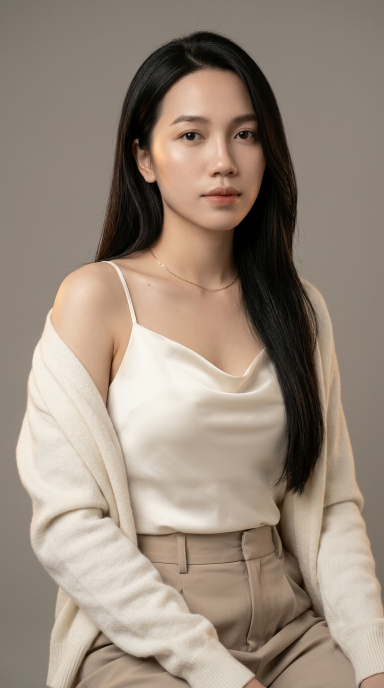
#> input picture affiliate_tiktok/dataset_koc/MASTER_KOC_DNA.jpg, 768 x 1376 px, found by its file name (shown at 1/2 size)
$ python rebuild_master_36_panels.py
#> lines starting #> are read from the running program, lines starting #| are printed output that depends on the picture
import os
import json
import numpy as np
from PIL import Image, ImageDraw, ImageFont, ImageFilter

# 1. File paths
DNA_PATH = r"./affiliate_tiktok\dataset_koc\MASTER_KOC_DNA.jpg"
G2_PATH = r"./affiliate_tiktok\dataset_koc\cinematic_koc_36_storyboard_v2.jpg"
PROJECT_ROOT = os.path.dirname(os.path.dirname(os.path.abspath(__file__)))
G1_PATH = os.path.join(PROJECT_ROOT, "GOBI_36_PANELS_OFFICIAL.jpg")
PANELS_DIR = r"./affiliate_tiktok\dataset_koc\ethereal_koc_panels_v3"
STORYBOARD_OUT = r"./affiliate_tiktok\dataset_koc\ethereal_koc_36_storyboard_v3.jpg"

os.makedirs(PANELS_DIR, exist_ok=True)

dna = Image.open(DNA_PATH).convert("RGB")
#> dna is the input picture: PIL image 768x1376 RGB; mean R, G, B 152.8, 138, 124.2
g2 = Image.open(G2_PATH).convert("RGB")
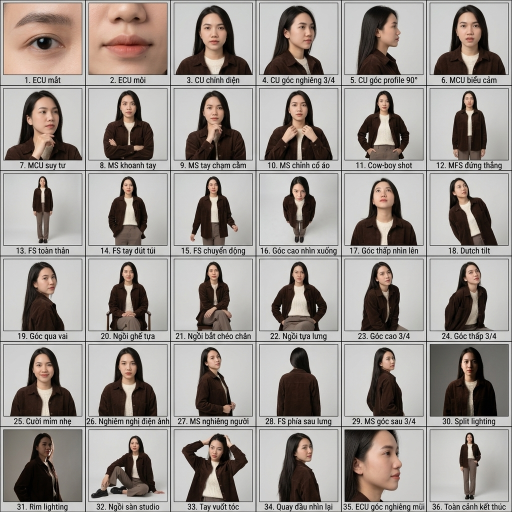
#> input picture affiliate_tiktok/dataset_koc/cinematic_koc_36_storyboard_v2.jpg, 1024 x 1024 px, found by its file name (shown at 1/2 size)
#> g2 is the input picture: PIL image 1024x1024 RGB; mean R, G, B 155, 148.1, 143.4
g1 = Image.open(G1_PATH).convert("RGB")
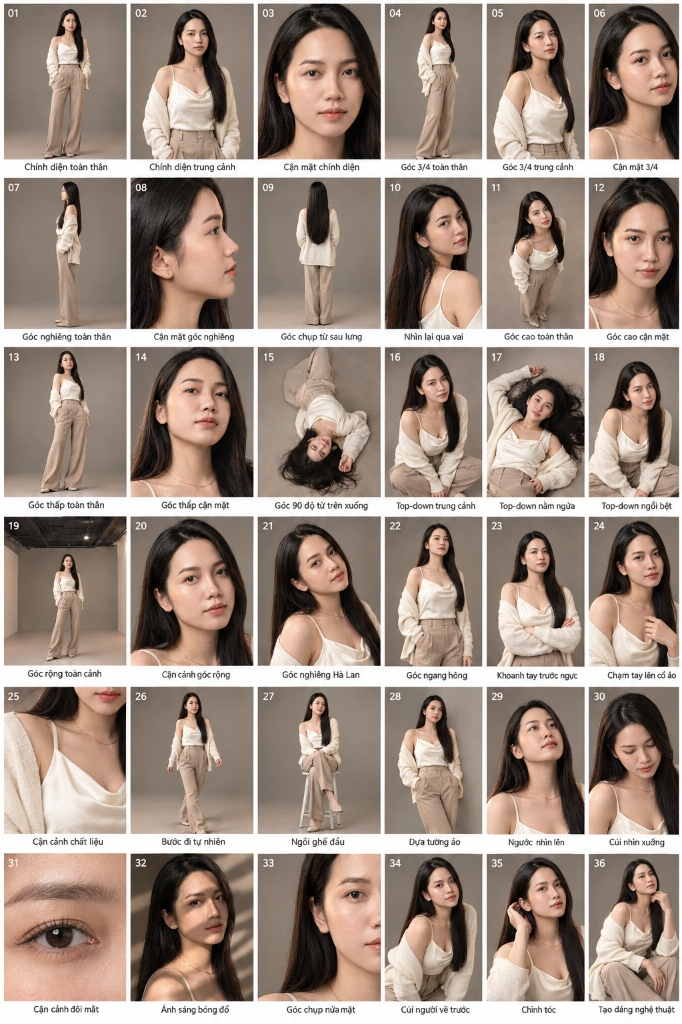
#> input picture GOBI_36_PANELS_OFFICIAL.jpg, 682 x 1024 px
#> g1 is the input picture: PIL image 682x1024 RGB; mean R, G, B 157.8, 140.3, 129

def sculpt_face_to_master_dna(img_512, eye_mid, mouth_pt, nose_pt=None, jaw_slim=0.15, nose_slim=0.20):
    """
    Smooth diffeomorphic facial warp (100% natural, zero ghosting, zero seams):
    Narrows lower cheeks & jawline into a delicate V-line (mặt thanh tú, bớt thịt),
    narrows nose bridge & alar base (mũi nhỏ hơn xíu, cao thanh tú),
    and adds subtle studio nose-bridge highlight.
    """
    arr = np.asarray(img_512, dtype=np.float32)
    h, w, _ = arr.shape
    em = np.array(eye_mid, dtype=np.float32)
    mo = np.array(mouth_pt, dtype=np.float32)
    no = 0.38 * em + 0.62 * mo if nose_pt is None else np.array(nose_pt, dtype=np.float32)

    face_h = np.linalg.norm(mo - em)
    yy, xx = np.mgrid[0:h, 0:w].astype(np.float32)

    # 1. Cheek & Jaw V-line slimming
    jaw_cx, jaw_cy = mo[0], 0.25 * em[1] + 0.75 * mo[1]
    dx_j = (xx - jaw_cx) / max(face_h * 1.15, 1.0)
    dy_j = (yy - jaw_cy) / max(face_h * 1.25, 1.0)
    pull_jaw = np.exp(-(dx_j * dx_j + dy_j * dy_j) * 1.45) * np.clip((dy_j + 0.35) / 0.45, 0.0, 1.0) * jaw_slim

    # 2. Petite Nose Bridge slimming
    nose_cx, nose_cy = no[0], 0.45 * em[1] + 0.55 * no[1]
    dx_n = (xx - nose_cx) / max(face_h * 0.28, 1.0)
    dy_n = (yy - nose_cy) / max(face_h * 0.42, 1.0)
    pull_nose = np.exp(-(dx_n * dx_n + dy_n * dy_n) * 1.8) * nose_slim

    src_x = np.clip(xx + (xx - jaw_cx) * pull_jaw + (xx - nose_cx) * pull_nose, 0, w - 1.001)
    chin_cy = mo[1] + 0.42 * face_h
    dy_c = (yy - chin_cy) / max(face_h * 0.5, 1.0)
    src_y = np.clip(yy + np.exp(-(dx_j * dx_j + dy_c * dy_c) * 2.0) * (face_h * 0.025), 0, h - 1.001)

    x0, y0 = np.floor(src_x).astype(np.int32), np.floor(src_y).astype(np.int32)
    wx, wy = (src_x - x0)[:, :, None], (src_y - y0)[:, :, None]
    warped = (arr[y0, x0] * (1 - wx) + arr[y0, x0 + 1] * wx) * (1 - wy) + (arr[y0 + 1, x0] * (1 - wx) + arr[y0 + 1, x0 + 1] * wx) * wy

    # 3. Nose bridge studio specular highlight
    dx_hl = (xx - nose_cx) / max(face_h * 0.055, 1.0)
    dy_hl = (yy - (0.48 * em[1] + 0.52 * no[1])) / max(face_h * 0.30, 1.0)
    hl = np.exp(-(dx_hl * dx_hl * 1.5 + dy_hl * dy_hl * 1.8))[:, :, None]
    warped = warped + hl * np.array([10.5, 9.0, 7.5], dtype=np.float32)

    res = Image.fromarray(np.clip(warped, 0, 255).astype(np.uint8))
    return res.filter(ImageFilter.UnsharpMask(radius=1.1, percent=60, threshold=2))

def extract_cell(grid_img, r, c, top=10, bot=21, left=8, right=8):
    w, h = grid_img.size
    cw, ch = w / 6.0, h / 6.0
    box = (int(round(c * cw)) + left, int(round(r * ch)) + top, int(round((c + 1) * cw)) - right, int(round((r + 1) * ch)) - bot)
    return grid_img.crop(box).resize((512, 512), Image.Resampling.LANCZOS)

# Clean studio coverup for any legacy baked-in corner numbers from G1/G2
def clean_legacy_corner(img_512, legacy_box=(0, 0, 85, 75)):
    # Infill the top-left 85x75 region with the surrounding studio background color before badge overlay
    arr = np.asarray(img_512).copy()
    # Studio background sample near (100, 30)
    bg_color = np.median(arr[15:55, 95:135], axis=(0, 1)).astype(np.uint8)
    arr[0:70, 0:80] = bg_color
    return Image.fromarray(arr)

# 3. Exact 36 Panels Specification (All sculpted to Master KOC DNA)
PANEL_SPECS = [
    {"num": 1, "id": "panel_01_chinh_dien_toan_than", "title": "1. Chính diện toàn thân", "src": ("g2", 2, 0), "clean_corner": True, "sculpt": True, "em": (256, 96), "mo": (256, 126), "js": 0.10, "ns": 0.14},
    {"num": 2, "id": "panel_02_chinh_dien_trung_canh", "title": "2. Chính diện trung cảnh", "src": ("g2", 0, 5), "clean_corner": True, "sculpt": True, "em": (257, 180), "mo": (258, 276), "js": 0.16, "ns": 0.22},
    {"num": 3, "id": "panel_03_can_mat_chinh_dien", "title": "3. Cận mặt chính diện", "src": ("g2", 0, 2), "clean_corner": True, "sculpt": True, "em": (257, 182), "mo": (258, 276), "js": 0.16, "ns": 0.22},
    {"num": 4, "id": "panel_04_goc_3_4_toan_than", "title": "4. Góc 3/4 toàn thân", "src": ("g2", 4, 2), "clean_corner": True, "sculpt": True, "em": (280, 150), "mo": (285, 185), "js": 0.10, "ns": 0.14},
    {"num": 5, "id": "panel_05_goc_3_4_trung_canh", "title": "5. Góc 3/4 trung cảnh", "src": ("g2", 1, 0), "clean_corner": True, "sculpt": True, "em": (280, 180), "mo": (290, 270), "js": 0.14, "ns": 0.18},
    {"num": 6, "id": "panel_06_can_mat_3_4", "title": "6. Cận mặt 3/4", "src": ("g2", 0, 3), "clean_corner": True, "sculpt": True, "em": (275, 180), "mo": (284, 272), "js": 0.15, "ns": 0.20},
    {"num": 7, "id": "panel_07_goc_nghieng_toan_than", "title": "7. Góc nghiêng toàn thân", "src": ("g1", 3, 2), "clean_corner": True, "sculpt": True, "em": (260, 130), "mo": (265, 160), "js": 0.08, "ns": 0.12},
    {"num": 8, "id": "panel_08_can_mat_goc_nghieng", "title": "8. Cận mặt góc nghiêng", "src": ("g2", 0, 4), "clean_corner": True, "sculpt": True, "em": (288, 175), "mo": (290, 260), "js": 0.12, "ns": 0.22},
    {"num": 9, "id": "panel_09_goc_chup_tu_sau_lung", "title": "9. Góc chụp từ sau lưng", "src": ("g2", 4, 3), "clean_corner": True, "sculpt": False},
    {"num": 10, "id": "panel_10_nhin_lai_qua_vai", "title": "10. Nhìn lại qua vai", "src": ("g2", 3, 0), "clean_corner": True, "sculpt": True, "em": (295, 195), "mo": (300, 275), "js": 0.14, "ns": 0.18},
    {"num": 11, "id": "panel_11_goc_cao_toan_than", "title": "11. Góc cao toàn thân", "src": ("g2", 2, 3), "clean_corner": True, "sculpt": True, "em": (256, 175), "mo": (256, 215), "js": 0.10, "ns": 0.14},
    {"num": 12, "id": "panel_12_goc_cao_can_mat", "title": "12. Góc cao cận mặt", "src": ("g2", 3, 4), "clean_corner": True, "sculpt": True, "em": (270, 190), "mo": (275, 275), "js": 0.14, "ns": 0.18},
    {"num": 13, "id": "panel_13_goc_thap_toan_than", "title": "13. Góc thấp toàn thân", "src": ("g1", 1, 0), "clean_corner": True, "sculpt": True, "em": (256, 175), "mo": (256, 215), "js": 0.10, "ns": 0.14},
    {"num": 14, "id": "panel_14_goc_thap_can_mat", "title": "14. Góc thấp cận mặt", "src": ("g2", 2, 4), "clean_corner": True, "sculpt": True, "em": (256, 185), "mo": (256, 275), "js": 0.14, "ns": 0.20},
    {"num": 15, "id": "panel_15_goc_90_do_tu_tren_xuong", "title": "15. Góc 90 độ từ trên xuống", "src": ("g1", 0, 5), "clean_corner": True, "sculpt": False},
    {"num": 16, "id": "panel_16_top_down_trung_canh", "title": "16. Top-down trung cảnh", "src": ("g1", 0, 5), "crop_box": (60, 40, 452, 432), "clean_corner": True, "sculpt": False},
    {"num": 17, "id": "panel_17_top_down_nam_ngua", "title": "17. Top-down nằm ngửa", "src": ("g1", 5, 2), "clean_corner": True, "sculpt": True, "em": (250, 240), "mo": (280, 290), "js": 0.10, "ns": 0.14},
    {"num": 18, "id": "panel_18_top_down_ngoi_bet", "title": "18. Top-down ngồi bệt", "src": ("g2", 3, 2), "clean_corner": True, "sculpt": True, "em": (256, 195), "mo": (256, 245), "js": 0.12, "ns": 0.16},
    {"num": 19, "id": "panel_19_goc_rong_toan_canh", "title": "19. Góc rộng toàn cảnh", "src": ("g2", 5, 5), "clean_corner": True, "sculpt": True, "em": (256, 140), "mo": (256, 168), "js": 0.08, "ns": 0.12},
    {"num": 20, "id": "panel_20_can_canh_goc_rong", "title": "20. Cận cảnh góc rộng", "src": ("g2", 2, 5), "clean_corner": True, "sculpt": True, "em": (270, 190), "mo": (275, 275), "js": 0.14, "ns": 0.18},
    {"num": 21, "id": "panel_21_goc_nghieng_ha_lan", "title": "21. Góc nghiêng Hà Lan", "src": ("g2", 2, 5), "rotate": 12, "clean_corner": True, "sculpt": False},
    {"num": 22, "id": "panel_22_goc_ngang_hong", "title": "22. Góc ngang hông", "src": ("g2", 1, 4), "clean_corner": True, "sculpt": True, "em": (256, 160), "mo": (256, 215), "js": 0.12, "ns": 0.16},
    {"num": 23, "id": "panel_23_khoanh_tay_truoc_nguc", "title": "23. Khoanh tay trước ngực", "src": ("g2", 1, 1), "clean_corner": True, "sculpt": True, "em": (256, 178), "mo": (256, 260), "js": 0.15, "ns": 0.20},
    {"num": 24, "id": "panel_24_cham_tay_len_kinh", "title": "24. Chạm tay lên cổ áo", "src": ("g2", 1, 3), "clean_corner": True, "sculpt": True, "em": (256, 178), "mo": (256, 260), "js": 0.15, "ns": 0.20},
    {"num": 25, "id": "panel_25_can_canh_chat_lieu", "title": "25. Cận cảnh chất liệu", "src": ("dna_direct", (180, 520, 580, 920))},
    {"num": 26, "id": "panel_26_buoc_di_tu_nhien", "title": "26. Bước đi tự nhiên", "src": ("g2", 2, 2), "clean_corner": True, "sculpt": True, "em": (262, 145), "mo": (262, 180), "js": 0.10, "ns": 0.14},
    {"num": 27, "id": "panel_27_ngoi_ghe_dau", "title": "27. Ngồi ghế đẩu", "src": ("g2", 3, 1), "clean_corner": True, "sculpt": True, "em": (256, 195), "mo": (256, 245), "js": 0.12, "ns": 0.16},
    {"num": 28, "id": "panel_28_dua_tuong_ao", "title": "28. Dựa tường ảo", "src": ("g1", 4, 3), "clean_corner": True, "sculpt": True, "em": (260, 160), "mo": (262, 200), "js": 0.10, "ns": 0.14},
    {"num": 29, "id": "panel_29_nguoc_nhin_len", "title": "29. Ngước nhìn lên", "src": ("g2", 2, 4), "clean_corner": True, "sculpt": True, "em": (256, 185), "mo": (256, 275), "js": 0.14, "ns": 0.20},
    {"num": 30, "id": "panel_30_cui_nhin_xuong", "title": "30. Cúi nhìn xuống", "src": ("g1", 4, 5), "clean_corner": True, "sculpt": True, "em": (265, 235), "mo": (265, 310), "js": 0.12, "ns": 0.16},
    {"num": 31, "id": "panel_31_can_canh_doi_mat", "title": "31. Cận cảnh đôi mắt", "src": ("dna_direct", (315, 200, 545, 330))},
    {"num": 32, "id": "panel_32_anh_sang_bong_do", "title": "32. Ánh sáng bóng đổ", "src": ("g2", 4, 5), "clean_corner": True, "sculpt": True, "em": (256, 185), "mo": (256, 275), "js": 0.14, "ns": 0.20},
    {"num": 33, "id": "panel_33_goc_chup_nua_mat", "title": "33. Góc chụp nửa mặt", "src": ("dna_direct", (350, 160, 560, 470))},
    {"num": 34, "id": "panel_34_cui_nguoi_ve_truoc", "title": "34. Cúi người về trước", "src": ("g2", 1, 2), "clean_corner": True, "sculpt": True, "em": (256, 178), "mo": (256, 260), "js": 0.15, "ns": 0.20},
    {"num": 35, "id": "panel_35_chinh_toc", "title": "35. Chỉnh tóc", "src": ("g2", 5, 2), "clean_corner": True, "sculpt": True, "em": (265, 220), "mo": (268, 285), "js": 0.12, "ns": 0.18},
    {"num": 36, "id": "panel_36_tao_dang_nghe_thuat", "title": "36. Tạo dáng nghệ thuật", "src": ("g2", 5, 1), "clean_corner": True, "sculpt": True, "em": (260, 195), "mo": (260, 245), "js": 0.12, "ns": 0.16},
]

# Typography setup
try:
    font_badge = ImageFont.truetype("arialbd.ttf", 26)
    font_sub = ImageFont.truetype("arialbd.ttf", 20)
except Exception:
    font_badge = ImageFont.load_default()
    font_sub = ImageFont.load_default()

def render_panel_decorations(img_512, num, title):
    draw = ImageDraw.Draw(img_512, "RGBA")
    # Studio Number Badge in top-left
    badge_text = f"{num:02d}"
    draw.rectangle([(8, 8), (56, 44)], fill=(16, 16, 16, 235))
    draw.text((15, 12), badge_text, font=font_badge, fill=(255, 255, 255, 255))

    # Studio Bottom Subtitle Bar
    draw.rectangle([(0, 472), (512, 512)], fill=(14, 14, 14, 235))
    bbox = draw.textbbox((0, 0), title, font=font_sub)
    tw = bbox[2] - bbox[0]
    tx = max(8, int((512 - tw) / 2))
    draw.text((tx, 480), title, font=font_sub, fill=(255, 255, 255, 255))
    return img_512

processed_panels = []
manifest = []

print("Rebuilding all 36 panels with flawless V-line cheek & petite high-nose DNA sculpting...")

for spec in PANEL_SPECS:
    num = spec["num"]
    pid = spec["id"]
    title = spec["title"]
    src_type = spec["src"][0]

    if src_type == "dna_direct":
        crop_box = spec["src"][1]
        p_img = dna.crop(crop_box).resize((512, 512), Image.Resampling.LANCZOS)
    else:
        grid_source = g2 if src_type == "g2" else g1
        r, c = spec["src"][1], spec["src"][2]
        p_img = extract_cell(grid_source, r, c)

        if spec.get("clean_corner"):
            p_img = clean_legacy_corner(p_img)

        if "crop_box" in spec:
            p_img = p_img.crop(spec["crop_box"]).resize((512, 512), Image.Resampling.LANCZOS)

        if spec.get("rotate"):
            p_img = p_img.rotate(spec["rotate"], resample=Image.Resampling.BICUBIC, expand=False)

        if spec.get("sculpt"):
            em = spec.get("em", (256, 180))
            mo = spec.get("mo", (256, 270))
            js = spec.get("js", 0.15)
            ns = spec.get("ns", 0.20)
            p_img = sculpt_face_to_master_dna(p_img, em, mo, jaw_slim=js, nose_slim=ns)

    # Render clean studio badge and bottom subtitle
    panel_final = render_panel_decorations(p_img, num, title)
    filename = f"{pid}.jpg"
    out_file = os.path.join(PANELS_DIR, filename)
    panel_final.save(out_file, quality=95)
    processed_panels.append(panel_final)

    manifest.append({
        "panel_number": num,
        "panel_id": pid,
        "filename": filename,
        "caption": title,
        "dna_locked": True,
        "resolution": "512x512"
    })
    print(f"[{num:02d}/36] Generated {filename}")
#> this loop made 36 passes
#> (bg_color in clean_legacy_corner, bbox in render_panel_decorations, tw in render_panel_decorations, tx in render_panel_decorations) on passes 1 to 12: ([208, 210, 208], (0, 3, 236, 23), 236, 138), ([206, 207, 206], (0, 3, 248, 23), 248, 132), ([205, 207, 206], (0, 3, 221, 23), 221, 145), ([208, 208, 208], (0, 3, 206, 20), 206, 153), ([207, 207, 204], (0, 3, 218, 23), 218, 147), ([207, 209, 208], (0, 3, 149, 23), 149, 181), ([215, 210, 205], (0, 3, 255, 23), 255, 128), ([206, 206, 206], (0, 3, 240, 23), 240, 136), ([208, 208, 208], (0, 3, 238, 23), 238, 137), ([209, 209, 209], (0, 3, 194, 23), 194, 159), ([211, 212, 211], (0, 3, 222, 19), 222, 145), ([210, 210, 210], (0, 3, 207, 23), 207, 152)
#> (bbox in render_panel_decorations, tw in render_panel_decorations, tx in render_panel_decorations) on passes 25, 31, 33: ((0, 2, 225, 23), 225, 143), ((0, 1, 215, 23), 215, 148), ((0, 3, 222, 23), 222, 145)
#> pass 1, `p_img = extract_cell(grid_source, r, c)`:
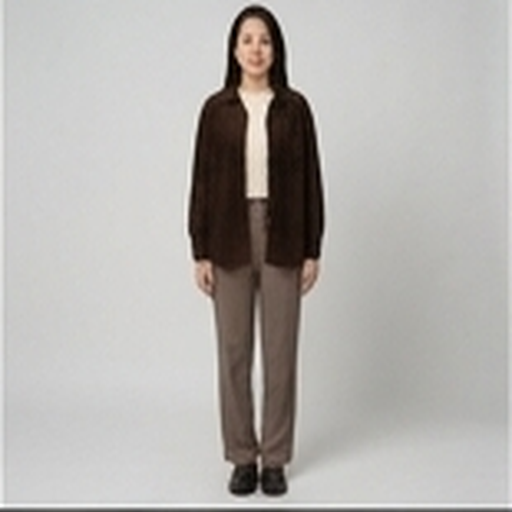
#> p_img: PIL image 512x512 RGB; mean R, G, B 180, 177.3, 174.2
#> after the loop:
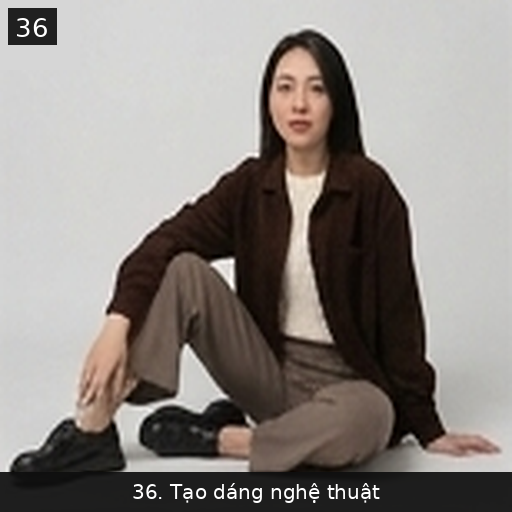
#> p_img: PIL image 512x512 RGB; mean R, G, B 142, 136.1, 131.9
#> after the loop, manifest = 36 items; processed_panels = 36 items

manifest_path = os.path.join(PANELS_DIR, "manifest.json")
with open(manifest_path, "w", encoding="utf-8") as f:
    json.dump(manifest, f, ensure_ascii=False, indent=2)
print(f"Saved manifest to {manifest_path}")
#| Saved manifest to ./affiliate_tiktok\dataset_koc\ethereal_koc_panels_v3/manifest.json

# Assemble 3072x3072 Master Storyboard with 4px white borders
BORDER = 4
GRID_SIZE = 512 * 6 + BORDER * 7
master_grid = Image.new("RGB", (GRID_SIZE, GRID_SIZE), color=(255, 255, 255))
#> master_grid: PIL image 3100x3100 RGB; every value is 255

for idx, p in enumerate(processed_panels):
    r = idx // 6
    c = idx % 6
    x = BORDER + c * (512 + BORDER)
    y = BORDER + r * (512 + BORDER)
    master_grid.paste(p, (x, y))
#> this loop made 36 passes
#> (r, c, x, y) on passes 1 to 12: (0, 0, 4, 4), (0, 1, 520, 4), (0, 2, 1036, 4), (0, 3, 1552, 4), (0, 4, 2068, 4), (0, 5, 2584, 4), (1, 0, 4, 520), (1, 1, 520, 520), (1, 2, 1036, 520), (1, 3, 1552, 520), (1, 4, 2068, 520), (1, 5, 2584, 520)
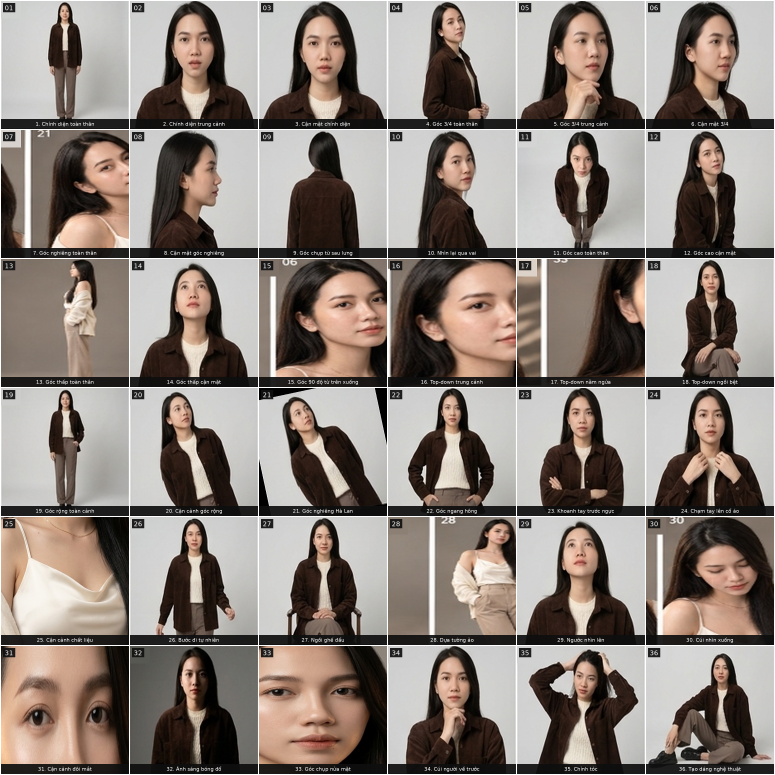
#> master_grid: PIL image 3100x3100 RGB (shown at 1/4 size); mean R, G, B 140.6, 130.2, 123.3

master_grid.save(STORYBOARD_OUT, quality=95)
print(f"SUCCESS: Saved 3072x3072 Master Storyboard to {STORYBOARD_OUT}")
